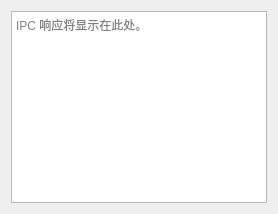
<?xml version="1.0" encoding="UTF-8"?>
<ui version="4.0">
 <class>LogTab</class>
 <widget class="QWidget" name="logTab">
  <layout class="QVBoxLayout" name="logLayout">
   <item><widget class="QPlainTextEdit" name="responseLog"><property name="readOnly"><bool>true</bool></property><property name="placeholderText"><string>IPC 响应将显示在此处。</string></property></widget></item>
  </layout>
 </widget>
 <resources/>
 <connections/>
</ui>
